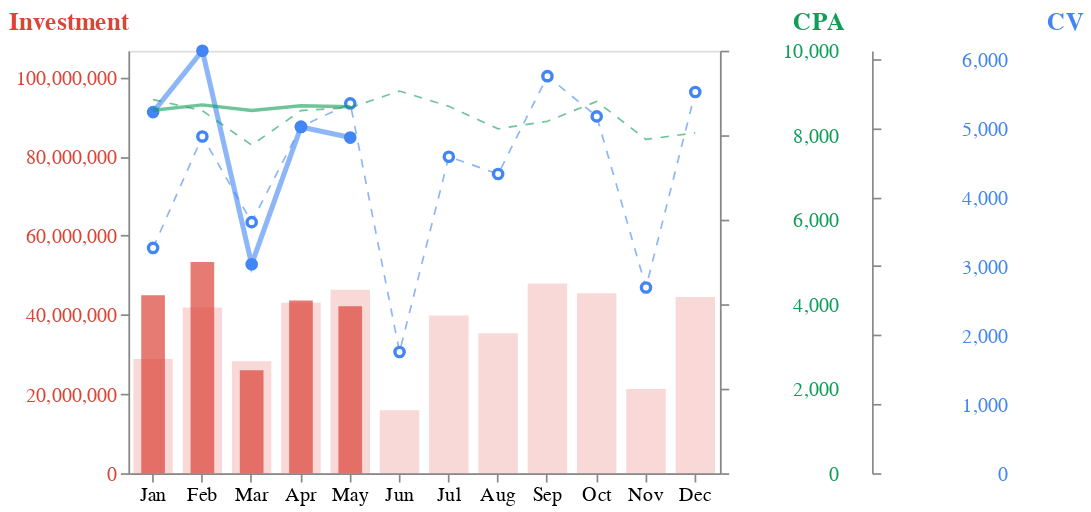
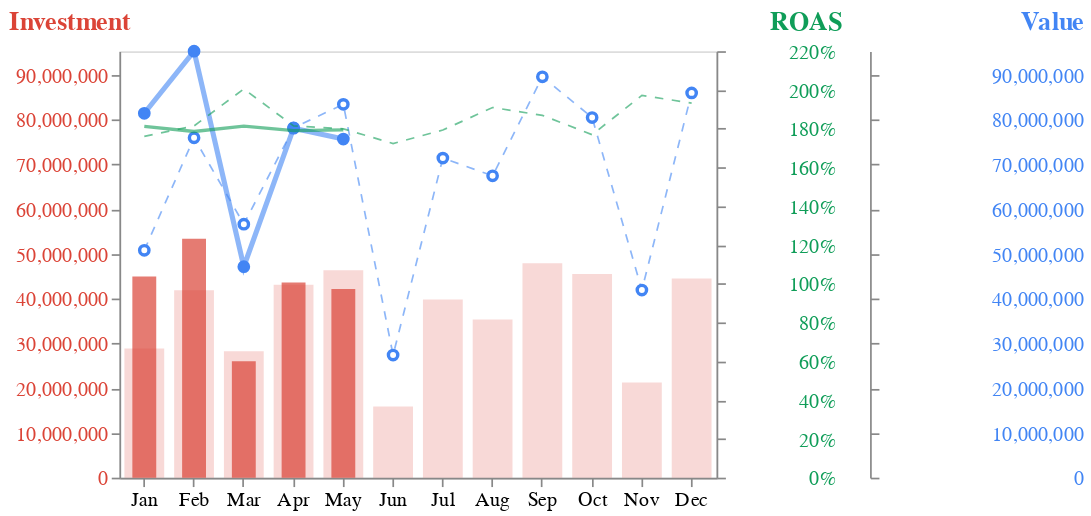
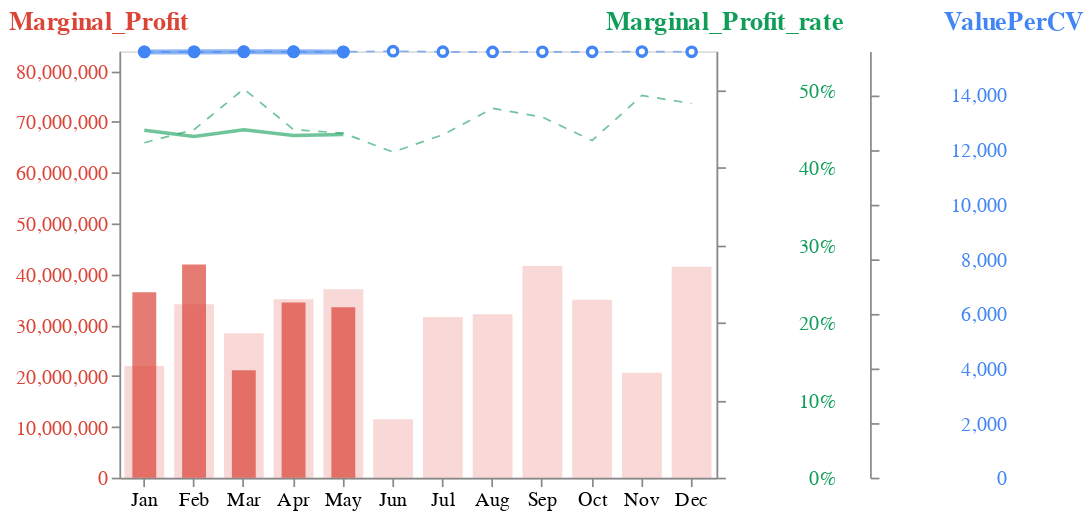

Source (notebook cell) for these figures, in order:
### Code cell
# @markdown visualize_monthly_df & visualize_monthly_trend_chart
output.no_vertical_scroll()
media_data.visualize_monthly_df(media_data.monthly_df)
media_data.visualize_monthly_trend_chart(
    media_data.monthly_df, media_data.month_list, media_data.kpi_target)
